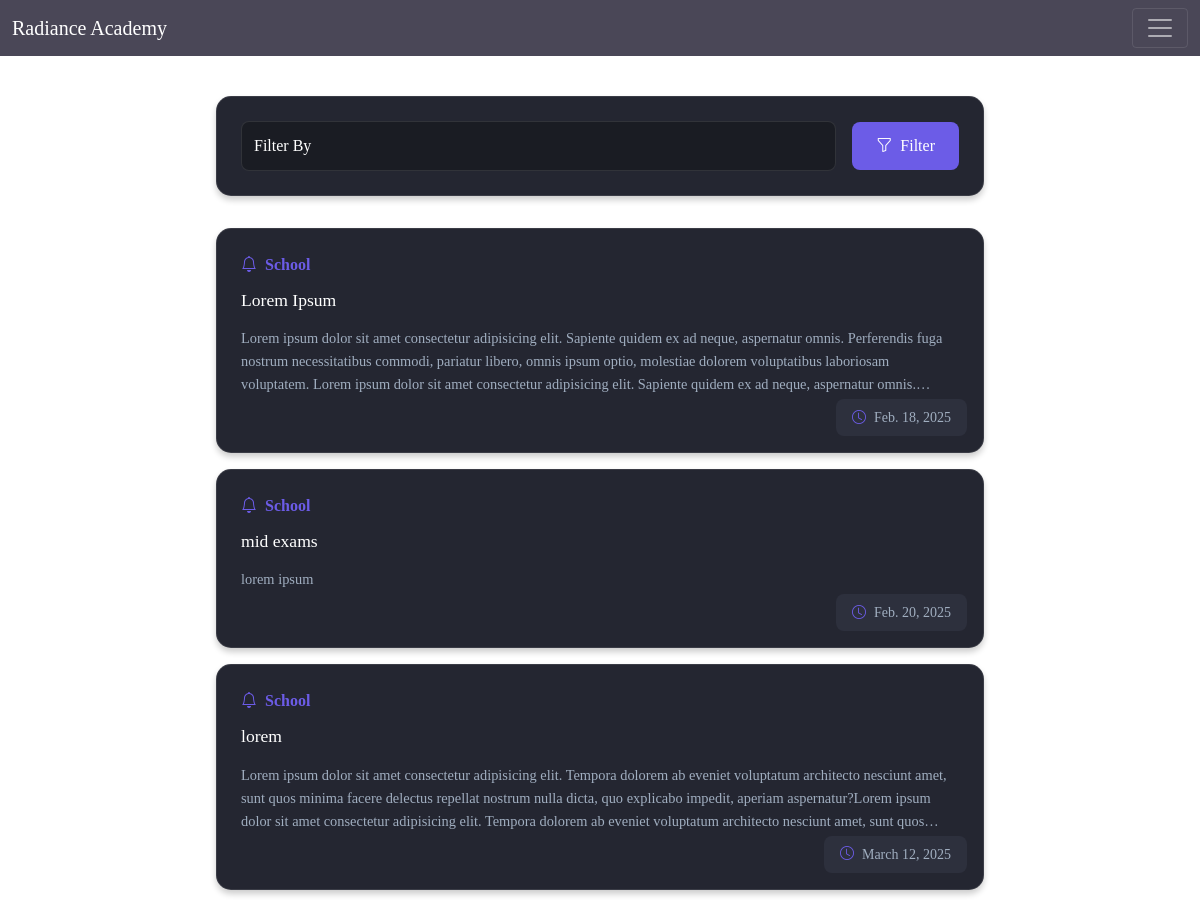
Page /Guardian/Notifications/ (signed in) on the earlier database version.
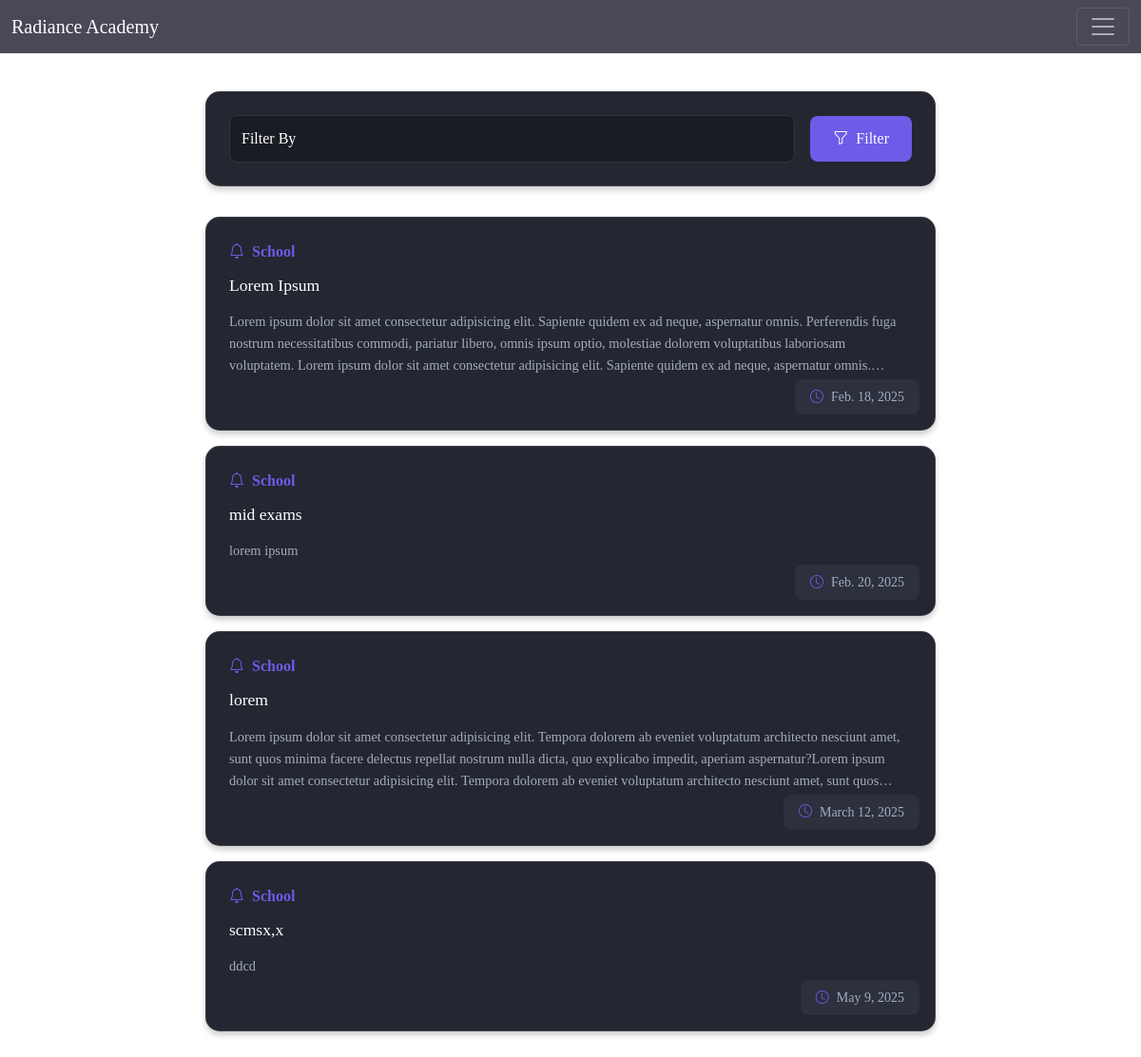
Same page on the later database version.
### Supervisor/models.py (models this page shows, shortened)
class Updates(models.Model):
    ministry = models.CharField(max_length=100, null=True)
    created_by = models.ForeignKey(MyUser,null=True, on_delete=models.CASCADE)
    title = models.CharField(max_length=300)
    description = models.TextField(max_length=500)
    date = models.DateField(auto_now=True)
    is_read = models.BooleanField(default=False)
    read_by = models.ManyToManyField(MyUser, related_name='read_by')
    user = models.ManyToManyField(Students)
    file = models.FileField(upload_to='Updates/', null=True, blank=True)
    school = models.ForeignKey(Schools,null=True, blank=True, on_delete=models.CASCADE)

### Guardian/views.py (the view, shortened to what this page needs)
# urls.py: path('Notifications/', Messages.as_view(), name='notifications'),
class Messages(LoginRequiredMixin, TemplateView):
    template_name = 'Guardian/messages.html'
    def get_context_data(self, **kwargs):
        context = super().get_context_data(**kwargs)
        user = self.request.user
        if self.request.user.role == 'Guardian':
            context['base_html'] = 'Guardian/baseg.html'
            my_kids = MyKids.objects.get(user = user)  # get linked kids account
            mykids = my_kids.kids.all()
            context['updates'] = Updates.objects.filter(Q(user__in=mykids)|Q(school__in=mykids.values_list('school')))
        elif self.request.user.role == 'Teacher':
            context['base_html'] = 'Teacher/teachers_base.html'
            context['updates'] = Updates.objects.filter(school=user.school)
        elif self.request.user.role == 'Supervisor':
            context['base_html'] = 'Supervisor/base.html'
            context['updates'] = Updates.objects.filter(created_by=user)
        return context

### Guardian/templates/Guardian/messages.html (shortened to what this page needs)
{% extends base_html %}
{% load custom_filters %}
{% block content %}
<div class="container">
    <div class="filter-section">
        <form method="post" class="filter-form">
            <select class="form-select" name="filters">
                <option selected disabled>Filter By</option>
            </select>
            <button type="submit" class="filter-button">
                <i class="bi bi-funnel"></i>
                Filter
            </button>
        </form>
    </div>
    <div class="notifications-list">
        {% for update in updates %}
            <a href="{% url 'notification' update.id %}" class="notification-card">
                <div class="notification-source">
                    <i class="bi bi-bell"></i>
                    {{ update.ministry }}
                </div>
                <h6 class="notification-title">{{ update.title }}</h6>
                <div class="notification-description">{{ update.description }}</div>
                <div class="notification-date">
                    <i class="bi bi-clock"></i>
                    {{ update.date }}
                </div>
            </a>
        {% endfor %}
    </div>
</div>
{% endblock %}

Differences in the rows shown:
added Updates: ministry "School", title "scmsx,x", description "ddcd", date "May 9, 2025"
